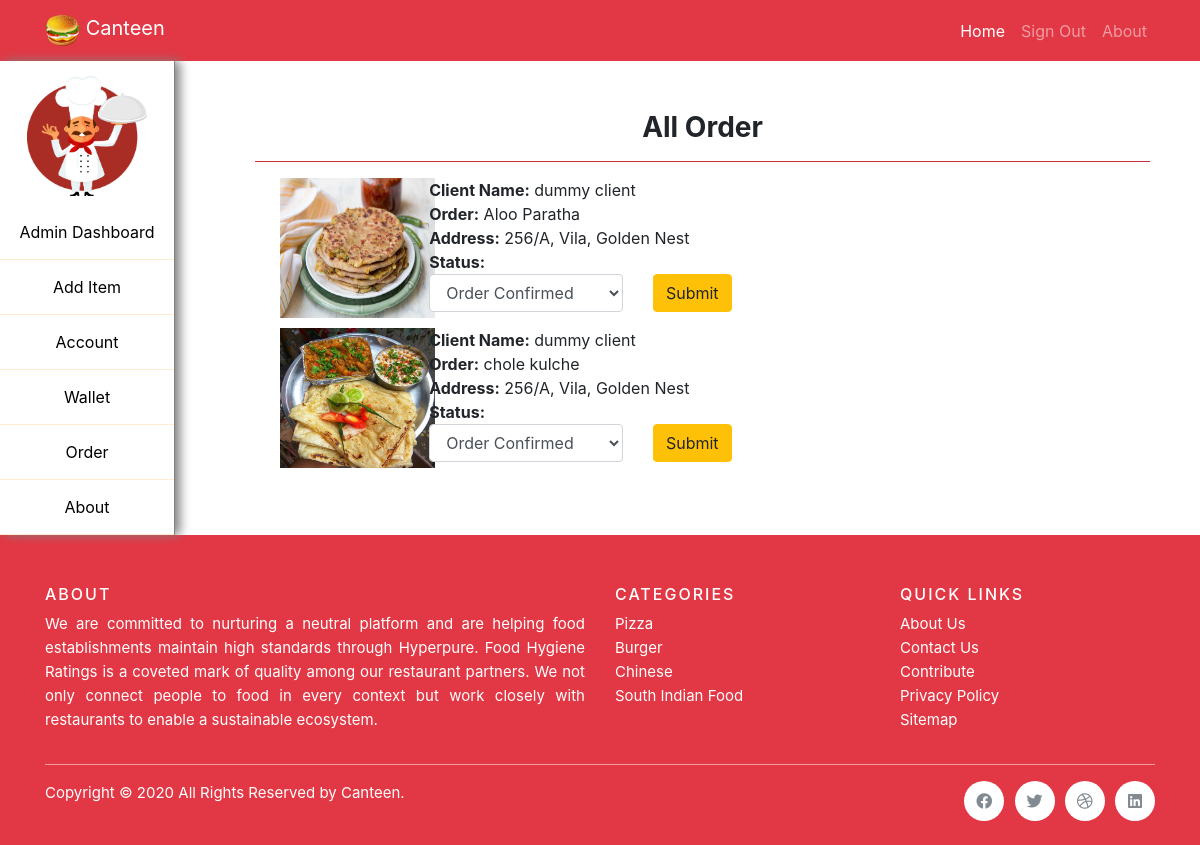
The app's page /clientorder.php (signed in) with its own data.
### tables this page shows
CREATE TABLE `client` (
  `id` int(250) NOT NULL,
  `uid` varchar(250) NOT NULL,
  `profilepic` varchar(250) NOT NULL,
  `name` varchar(250) NOT NULL,
  `sname` varchar(250) NOT NULL,
  `email` varchar(250) NOT NULL,
  `gender` varchar(250) NOT NULL,
  `street` varchar(250) NOT NULL,
  `city` varchar(250) NOT NULL,
  `country` varchar(250) NOT NULL,
  `password` varchar(250) NOT NULL,
  `wallet` int(250) NOT NULL
);

CREATE TABLE `foodorder` (
  `id` int(250) NOT NULL,
  `fid` varchar(250) NOT NULL,
  `iid` varchar(250) NOT NULL,
  `email` varchar(250) NOT NULL,
  `image` varchar(250) NOT NULL,
  `title` varchar(250) NOT NULL,
  `price` varchar(250) NOT NULL,
  `status` varchar(250) NOT NULL,
  `date` varchar(250) NOT NULL
);

### clientorder.php (the view, shortened to what this page needs)
<?php
require("includes/database.php");
?>
<!DOCTYPE html>
<html lang="en">
<head>
    <link rel="stylesheet" href="css/basic.css" type="text/css" />
    <link rel="stylesheet" href="css/index.css" type="text/css" />
    <link rel="stylesheet" href="CDN/css/bootstrap.css" type="text/css" />
    <link rel="stylesheet" type="text/css" href="https://cdnjs.cloudflare.com/ajax/libs/font-awesome/5.11.2/css/all.css">
</head>
<body>
    <nav class="navbar navbar-expand-lg navbar-dark static-top" style="background-color: #e23744">
    <div class="container">
      <a class="navbar-brand" href="http://localhost/Canteen/"><img src="images/siteImages/android-chrome-192x192.png" width="35" height="35" class="d-inline-block align-top" alt=""> Canteen</a>
      <div class="collapse navbar-collapse" id="navbarResponsive">
        <ul class="navbar-nav ml-auto">
          <li class="nav-item active">
            <a class="nav-link" href="http://localhost/Canteen/">Home
            </a>
          </li>
            <li class='nav-item'><a class='nav-link' href='logout.php'>Sign Out</a></li>
            <li class="nav-item">
            <a class="nav-link" href="about.php">About</a>
            </li>
        </ul>
      </div>
      </div>
    </nav>
    <?php include("includes/leftnavtop.php");?>
        <h3 style='font-weight: bold; text-align: center'>All Order</h3>
        <hr style='background-color: #e23744' />
        <?php
            $getFood = mysqli_query($conn, "SELECT * FROM foodorder");
            if(mysqli_num_rows($getFood) > 0) {
                while($getItem = mysqli_fetch_assoc($getFood)) {
                    $getItemClient = $getItem['email'];
                    $getFoodUser = mysqli_query($conn, "SELECT * FROM client WHERE email = '$getItemClient'");
                    if(mysqli_num_rows($getFoodUser) > 0) {
                        while($getItemInfo = mysqli_fetch_assoc($getFoodUser)) {
                            echo "
                            <div class='container' style='margin: 10px'>
                            <div class='row'>
                                <div class='col-md-2'>
                                    <img src='". $getItem['image'] ."' alt='Client Order' width=155 height=140 />
                                </div>
                                <div class='col-md-6'>
                                    <div><span style='font-weight: bold'>Client Name:</span> ". $getItemInfo['name'] . " " .  $getItemInfo['sname'] ."</div>
                                    <div><span style='font-weight: bold'>Order:</span> ". $getItem['title'] ." </div>
                                    <div><span style='font-weight: bold'>Address:</span> ". $getItemInfo['street'] ."</div>
                                    <div><span style='font-weight: bold'>Status:</span>
                                    <form action='' method='post'>
                                    <div class='row'>
                                    <div class='col-md-6'>
                                    <select name='userStatus' class='form-control' class= id=''>
                                        <option value='Order Confirmed'>Order Confirmed</option>
                                        <option value='Order Cancelled'>Order Cancelled</option>
                                        <option value='Food Being Prepared'>Food Being Prepared</option>
                                        <option value='Food Pickup'>Food Pickup</option>
                                        <option value='Food Delivered'>Food Delivered</option>
                                    </select>
                                    </div>
                                    <div class='col-md-6'>
                                    <input type='hidden' name='fid' value='". $getItem['fid'] ."' />
                                    <input type='hidden' name='email' value='". $getItemInfo['email'] ."' />
                                    <div><input type='submit' name='orderStatus' class='btn btn-warning' value='Submit'></div>
                                    </form>
                                    </div>
                                    </div>
                                    </div>
                                </div>
                                <div class='col-md-4'></div>
                            </div>
                            </div>
                            ";
                        }
                    }
                }
            } else {
                echo "No Order Placed";
            }
        ?>
    <?php require("includes/footer.php");?>

### css/index.css (style rules this page uses)
body { overflow-x: hidden; }

### records on screen
foodorder: title "Aloo Paratha"
client: foodorder.image (picture), name "dummy", sname "client", street "256/A, Vila, Golden Nest"
foodorder: title "chole kulche"
